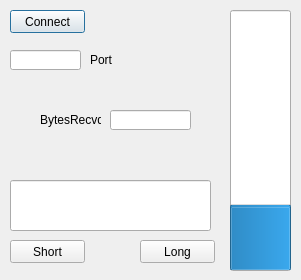
<?xml version="1.0" encoding="UTF-8"?>
<ui version="4.0">
 <class>Dialog</class>
 <widget class="QDialog" name="Dialog">
  <property name="geometry">
   <rect>
    <x>0</x>
    <y>0</y>
    <width>301</width>
    <height>280</height>
   </rect>
  </property>
  <property name="windowTitle">
   <string>Popov Interface Imitator</string>
  </property>
  <widget class="QProgressBar" name="progressBar">
   <property name="geometry">
    <rect>
     <x>230</x>
     <y>10</y>
     <width>61</width>
     <height>261</height>
    </rect>
   </property>
   <property name="value">
    <number>24</number>
   </property>
   <property name="alignment">
    <set>Qt::AlignCenter</set>
   </property>
   <property name="textVisible">
    <bool>true</bool>
   </property>
   <property name="orientation">
    <enum>Qt::Vertical</enum>
   </property>
  </widget>
  <widget class="QPushButton" name="pushButtonConnect">
   <property name="geometry">
    <rect>
     <x>10</x>
     <y>10</y>
     <width>75</width>
     <height>23</height>
    </rect>
   </property>
   <property name="text">
    <string>Connect</string>
   </property>
  </widget>
  <widget class="QLineEdit" name="lineEdit">
   <property name="geometry">
    <rect>
     <x>10</x>
     <y>180</y>
     <width>201</width>
     <height>51</height>
    </rect>
   </property>
   <property name="font">
    <font>
     <pointsize>14</pointsize>
    </font>
   </property>
   <property name="alignment">
    <set>Qt::AlignCenter</set>
   </property>
   <property name="readOnly">
    <bool>true</bool>
   </property>
  </widget>
  <widget class="QLineEdit" name="lineEditBytesRecvd">
   <property name="geometry">
    <rect>
     <x>110</x>
     <y>110</y>
     <width>81</width>
     <height>20</height>
    </rect>
   </property>
   <property name="alignment">
    <set>Qt::AlignCenter</set>
   </property>
   <property name="readOnly">
    <bool>true</bool>
   </property>
  </widget>
  <widget class="QLabel" name="label">
   <property name="geometry">
    <rect>
     <x>40</x>
     <y>110</y>
     <width>61</width>
     <height>20</height>
    </rect>
   </property>
   <property name="text">
    <string>BytesRecvd</string>
   </property>
  </widget>
  <widget class="QLineEdit" name="lineEditPort">
   <property name="geometry">
    <rect>
     <x>10</x>
     <y>50</y>
     <width>71</width>
     <height>20</height>
    </rect>
   </property>
   <property name="alignment">
    <set>Qt::AlignCenter</set>
   </property>
   <property name="readOnly">
    <bool>false</bool>
   </property>
  </widget>
  <widget class="QLabel" name="label_2">
   <property name="geometry">
    <rect>
     <x>90</x>
     <y>50</y>
     <width>31</width>
     <height>20</height>
    </rect>
   </property>
   <property name="text">
    <string>Port</string>
   </property>
  </widget>
  <widget class="QPushButton" name="pushButtonShort">
   <property name="geometry">
    <rect>
     <x>10</x>
     <y>240</y>
     <width>75</width>
     <height>23</height>
    </rect>
   </property>
   <property name="text">
    <string>Short</string>
   </property>
  </widget>
  <widget class="QPushButton" name="pushButtonLong">
   <property name="geometry">
    <rect>
     <x>140</x>
     <y>240</y>
     <width>75</width>
     <height>23</height>
    </rect>
   </property>
   <property name="text">
    <string>Long</string>
   </property>
  </widget>
 </widget>
 <layoutdefault spacing="6" margin="11"/>
 <resources/>
 <connections/>
</ui>
